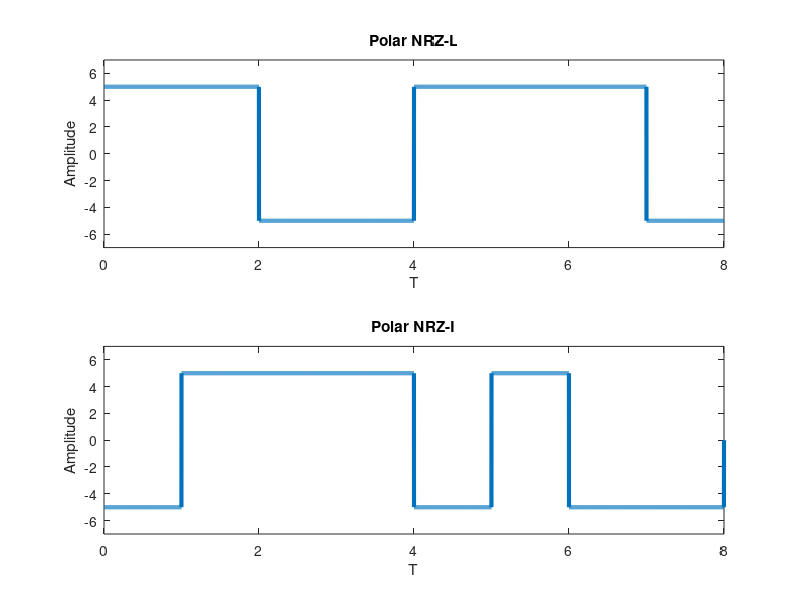

This chart was generated by the following MATLAB code:
% Polar NRZ-L

% modulation
% bits = input('prompt')
bits = [1 1 0 0 1 1 1 0];
voltage = 5;
bitrate = 1;
n = 1000; % sampling frequency
T = length(bits)/bitrate; % total time
N = n*length(bits);
dt = T/N; % time for each sample point
t = 0:dt:T;
x = -voltage * ones(1, length(t));

for i = 1:length(bits)
    if bits(i) == 1
      x((i-1)*n+1:i*n) = voltage;
    endif
endfor

subplot(2, 1, 1);
plot(t, x, 'linewidth', 3);
ylim([-7, 7]);
xlabel('T');
ylabel('Amplitude');
title('Polar NRZ-L');

% demodulation
index = 0;

for i = 1:length(t)
  if t(i) > index
    index = index + 1;
    if x(i) > 0
      result(index) = 1;
    else
      result(index) = 0;
    endif
  endif
endfor

disp('Polar NRZ-L decoding');
disp(result)

% Polar NRZ-I

% modulation
% bits = input('prompt')
bits = [1 1 0 0 1 1 1 0];
voltage = 5;
bitrate = 1;
n = 1000; % sampling frequency
T = length(bits)/bitrate; % total time
N = n*length(bits);
dt = T/N; % time for each sample point
t = 0:dt:T;
x = zeros(1, length(t));
lastbit = voltage;

for i = 1:length(bits)
    if bits(i) == 1
      x((i-1)*n+1:i*n) = -lastbit;
      lastbit = -lastbit;
    else
      x((i-1)*n+1:i*n) = lastbit;
    endif
endfor

subplot(2, 1, 2);
plot(t, x, 'linewidth', 3);
ylim([-7, 7]);
xlabel('T');
ylabel('Amplitude');
title('Polar NRZ-I');

% demodulation
index = 0;
lastbit = voltage;

for i = 1:length(t)
  if t(i) > index
    index = index + 1;
    if x(i) != lastbit;
      result(index) = 1;
      lastbit = -lastbit;
    else
      result(index) = 0;
    endif
  endif
endfor

disp('Polar NRZ-I decoding');
disp(result)
